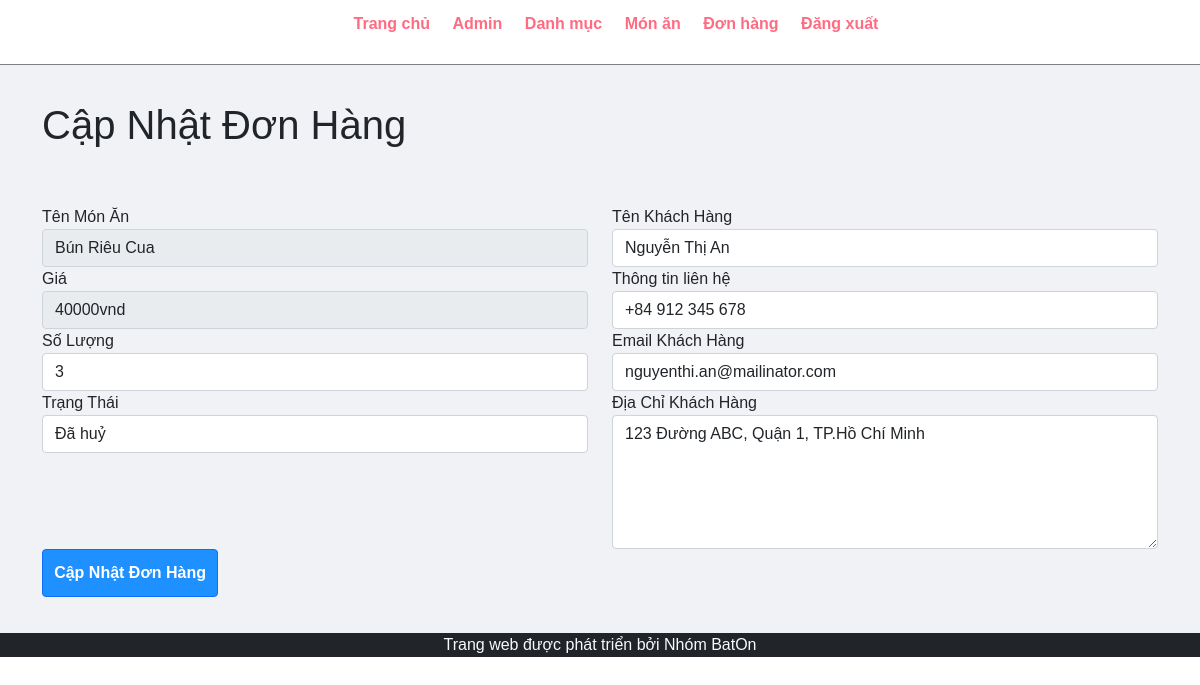
The app's page /admin/update-order.php?id=1 (signed in) with its own data.
### tables this page shows
CREATE TABLE `tbl_order` (
  `id` int(10) UNSIGNED NOT NULL,
  `food` varchar(150) NOT NULL,
  `price` int(10) NOT NULL,
  `qty` int(11) NOT NULL,
  `total` int(10) NOT NULL,
  `order_date` datetime NOT NULL,
  `status` varchar(50) NOT NULL,
  `customer_name` varchar(150) NOT NULL,
  `customer_contact` varchar(20) NOT NULL,
  `customer_email` varchar(150) NOT NULL,
  `customer_address` varchar(255) NOT NULL
);

### admin/oop/Order.php (called while the page is built, shortened)
<?php
class Order
{
  public function getOrderById($id)
  {
    global $conn;
    $sql = "SELECT * FROM tbl_order WHERE id = $id";
    $result = mysqli_query($conn, $sql);
    if ($result) {
      $orderDetails = mysqli_fetch_assoc($result);
      return $orderDetails;
    } else {
      return false;
    }
  }
}
?>

### admin/update-order.php (the view, shortened to what this page needs)
<?php
include('partials/menu.php');
include('oop/Order.php');
?>
<div class="main-content">
  <div class="container">
    <h1>Cập Nhật Đơn Hàng</h1>
    <br><br>
    <?php
    if (isset($_GET['id'])) {
      $id = $_GET['id'];
      $order = new Order('','','','','','','','','','','');
      $orderDetails = $order->getOrderById($id);
      if ($orderDetails) {
        $food = $orderDetails['food'];
        $price = $orderDetails['price'];
        $qty = $orderDetails['qty'];
        $status = $orderDetails['status'];
        $customer_name = $orderDetails['customer_name'];
        $customer_contact = $orderDetails['customer_contact'];
        $customer_email = $orderDetails['customer_email'];
        $customer_address = $orderDetails['customer_address'];
      } else {
        header('location:' . SITEURL . 'admin/manage-order.php');
      }
    } else {
      header('location:' . SITEURL . 'admin/manage-order.php');
    }
    ?>
    <form action="" method="POST">
      <div class="row">
        <div class="col-md-6">
          <div class="form-group">
            <label for="food">Tên Món Ăn</label>
            <input type="text" class="form-control" value="<?php echo $food; ?>" disabled>
          </div>
          <div class="form-group">
            <label for="price">Giá</label>
            <input type="text" class="form-control" value="<?php echo $price; ?>vnd" disabled>
          </div>
          <div class="form-group">
            <label for="qty">Số Lượng</label>
            <input type="number" class="form-control" name="qty" value="<?php echo $qty; ?>" required>
          </div>
          <div class="form-group">
            <label for="status">Trạng Thái</label>
            <select class="form-control" name="status">
              <option <?php if ($status == "Đã huỷ") {
                echo "selected";
              } ?> value="Đã huỷ">Đã huỷ</option>
            </select>
          </div>
        </div>
        <div class="col-md-6">
          <div class="form-group">
            <label for="customer_name">Tên Khách Hàng</label>
            <input type="text" class="form-control" name="customer_name" value="<?php echo $customer_name; ?>" required>
          </div>
          <div class="form-group">
            <label for="customer_contact">Thông tin liên hệ</label>
            <input type="text" class="form-control" name="customer_contact" value="<?php echo $customer_contact; ?>"
              required>
          </div>
          <div class="form-group">
            <label for="customer_email">Email Khách Hàng</label>
            <input type="text" class="form-control" name="customer_email" value="<?php echo $customer_email; ?>"
              required>
          </div>
          <div class="form-group">
            <label for="customer_address">Địa Chỉ Khách Hàng</label>
            <textarea class="form-control" name="customer_address" cols="30" rows="5"
              required><?php echo $customer_address; ?></textarea>
          </div>
        </div>
      </div>
      <div class="form-group">
        <input type="submit" name="submit" value="Cập Nhật Đơn Hàng" class="btn btn-primary">
      </div>
    </form>
  </div>
</div>
<?php include('partials/footer.php'); ?>

### css/admin.css (style rules this page uses)
* { margin: 0; padding: 0; font-family: Arial, Helvetica, sans-serif; }
.btn-primary { background-color: #1e90ff; padding: 1%; color: white; text-decoration: none; font-weight: bold; }
.main-content { background-color: #f1f2f6; padding: 3% 0; }

### records on screen
tbl_order: food "Bún Riêu Cua", price "40000vnd", qty "3", status "Đã huỷ", customer_name "Nguyễn Thị An", customer_contact "+84 912 345 678", customer_email "nguyenthi.an@mailinator.com", customer_address "123 Đường ABC, Quận 1, TP.Hồ Chí Minh"
